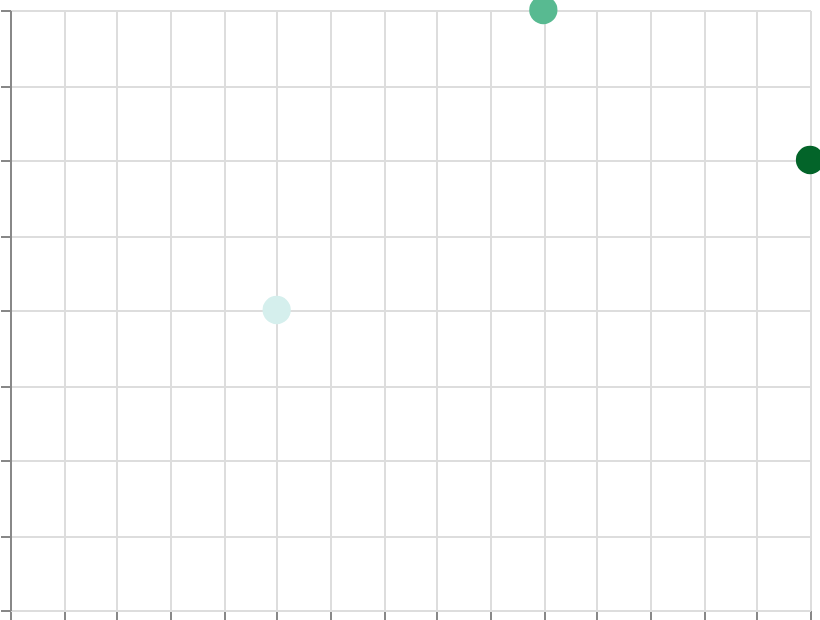

Vega-Lite specification for this chart:
### Vega specification from a JSON file in a GitHub repository (floating-point values rounded to 4 significant figures)
{"$schema": "https://vega.github.io/schema/vega/v6.json", "width": 400, "height": 300, "padding": 5, "autosize": "none", "data": [{"name": "table", "values": [{"x": 1, "y": 2, "val": 10}, {"x": 2, "y": 4, "val": 50}, {"x": 3, "y": 3, "val": 90}]}], "scales": [{"name": "x", "type": "linear", "domain": {"data": "table", "field": "x"}, "range": "width", "nice": true}, {"name": "y", "type": "linear", "domain": {"data": "table", "field": "y"}, "range": [{"signal": "height"}, 0], "nice": true}, {"name": "color", "type": "sequential", "domain": {"data": "table", "field": "val"}, "scheme": "bluegreen"}], "marks": [{"type": "symbol", "from": {"data": "table"}, "encode": {"update": {"x": {"scale": "x", "field": "x"}, "y": {"scale": "y", "field": "y"}, "size": {"value": 200}, "fill": {"scale": "color", "field": "val"}}}}], "axes": [{"scale": "x", "orient": "bottom", "grid": true, "labels": false}, {"scale": "y", "orient": "left", "grid": true, "labels": false}], "legends": [{"fill": "color"}]}
